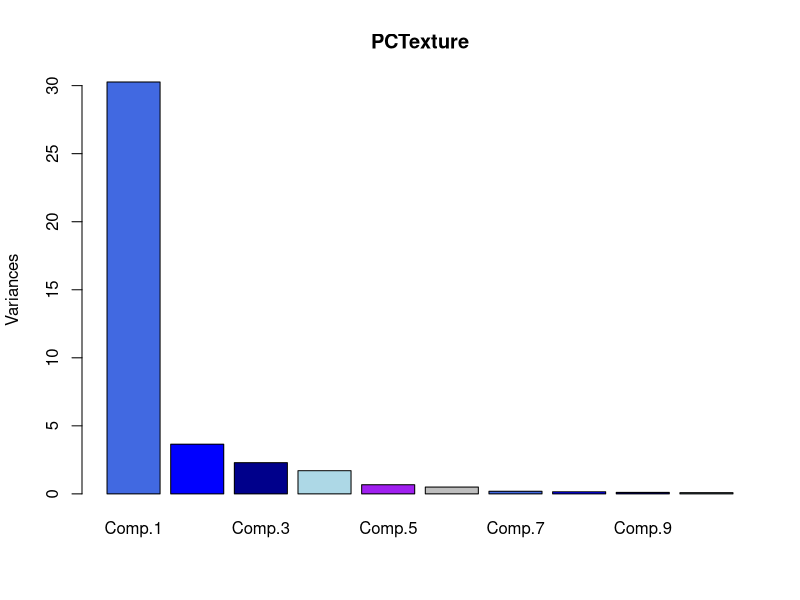
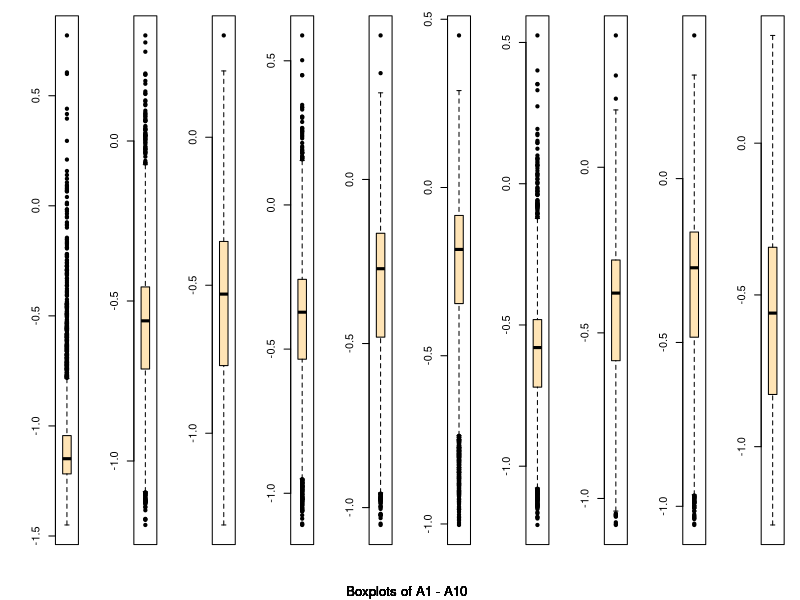
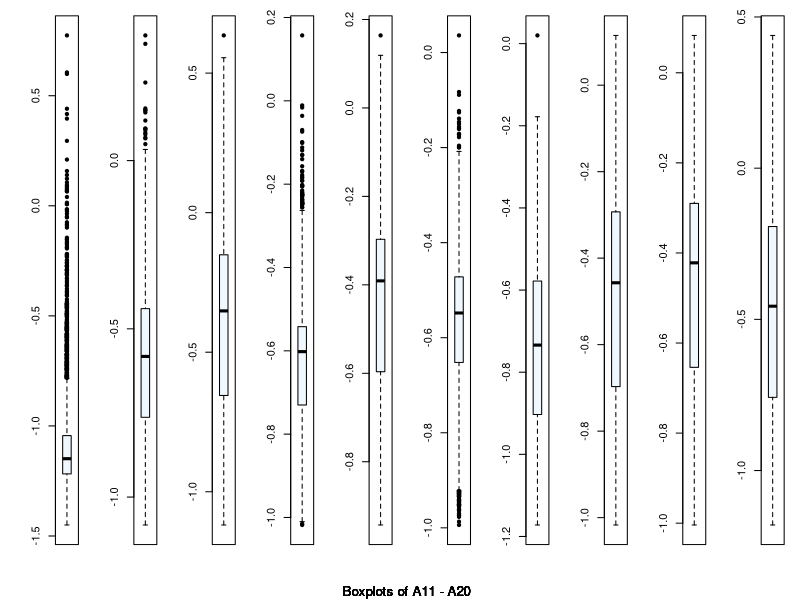
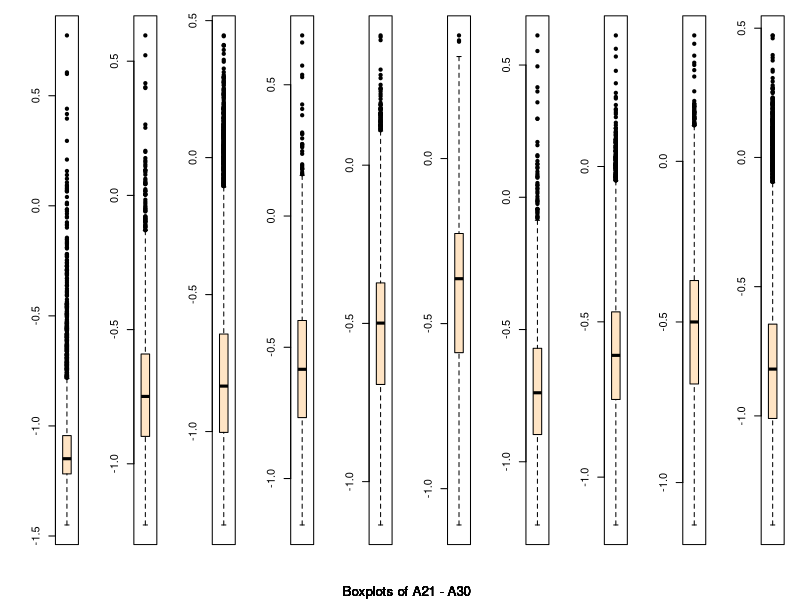
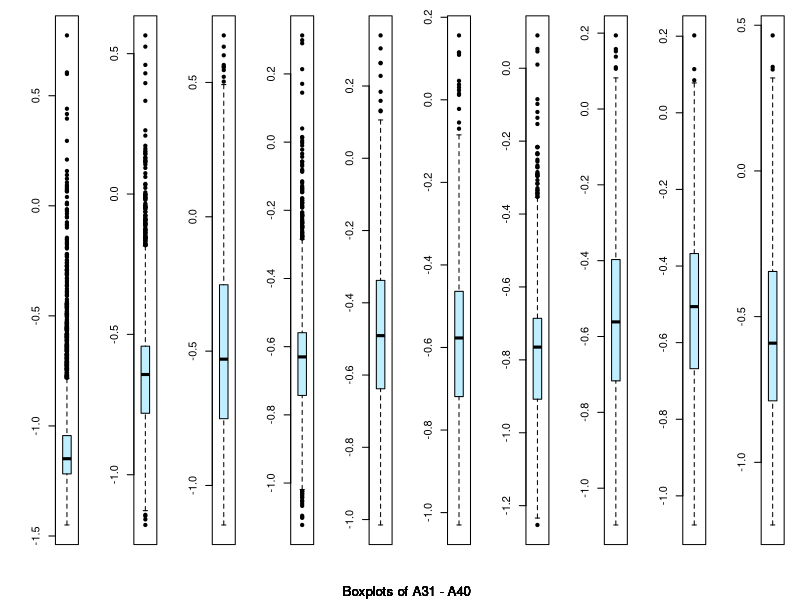

Recreate these plots in R, in order. (Note: this script raises an error after producing the figures.)
# Data Preparation and Exploratory Data Analysis
Texture <- read.csv("Texture.csv")
TexturePred <- Texture[,-41]
TextureClass <- Texture[,41]
PCTexture <- princomp(TexturePred, cor=T)
screeplot(PCTexture, col=c("royal blue","blue","dark blue","light blue", "purple","grey"))
summary(PCTexture)
par(mfrow=c(1,10), oma = c(1,1,0,0) + 0.1, mar = c(3,3,1,1) + 0.1)
for (i in 1:10) {
  boxplot(TexturePred[,i], pch=19, col="moccasin")
  mtext("Boxplots of A1 - A10", cex=0.8, side=1, line=0, outer=T)
}
for (i in 11:20) {
  boxplot(TexturePred[,i], pch=19, col="aliceblue")
  mtext("Boxplots of A11 - A20", cex=0.8, side=1, line=0, outer=T)
}
for (i in 21:30) {
  boxplot(TexturePred[,i], pch=19, col="bisque1")
  mtext("Boxplots of A21 - A30", cex=0.8, side=1, line=0, outer=T)
}
for (i in 31:40) {
  boxplot(TexturePred[,i], pch=19, col="lightblue1")
  mtext("Boxplots of A31 - A40", cex=0.8, side=1, line=0, outer=T)
}

DescTex <- describe(TexturePred)
Qm <- matrix(0, nrow(DescTex), 3)
DescTex <- cbind(DescTex, Qm)
for (i in 1:nrow(DescTex)){
  DescTex[i,14] <- quantile(TexturePred[,i], 0.25)
  DescTex[i,15] <- quantile(TexturePred[,i], 0.75)
  DescTex[i,16] <- DescTex[i,15]-DescTex[i,14]
}
write.csv(DescTex, "DescTex.csv")

######### Outlier rejection ##############

limoutL <- rep(0,40)
limoutU <- rep(0,40)
for (i in 1:40){
  t1 <- quantile(TexturePred[,i], 0.75)
  t2 <- quantile(TexturePred[,i], 0.25)
  t3 <- IQR(TexturePred[,i])
  limoutU[i] <- t1 + 3*t3
  limoutL[i] <- t2 - 3*t3
}
TxPrdIndexU <- matrix(0, 5500, 40)
TxPrdIndexL <- matrix(0, 5500, 40)
for (i in 1:5500)
  for (j in 1:40){
    if (TexturePred[i,j] > limoutU[j]) TxPrdIndexU[i,j] <- 1
    if (TexturePred[i,j] < limoutL[j]) TxPrdIndexL[i,j] <- 1
  }
TxIndU <- apply(TxPrdIndexU, 1, sum)
TxIndL <- apply(TxPrdIndexL, 1, sum)
TxInd <- TxIndU + TxIndL
TxPrdTemp <- cbind(TxInd, TexturePred)

Indexes <- rep(0, 128)
j <- 1
for (i in 1:5500){
  if (TxInd[i] > 0) {Indexes[j]<- i
                     j <- j + 1}
  else j <- j
}
TxPredLib <- TexturePred[-Indexes,]  # Inside of Q3+3IQR Predictors
TxClassLib <- TextureClass[-Indexes]  # Inside of Q3+3IQR the class column

############ Correlation #############
TexturePredCor <- cor(TxPredLib)
write.csv(TexturePredCor, "CorrTex.csv")

# Principal Component Analysis
PCTexture <- prcomp(TxPredLib, scale=T)
print(PCTexture)
summary(PCTexture)

par(mfrow=c(1,1), oma = c(1,1,0,0) + 0.1, mar = c(3,3,1,1) + 0.1)
plot(PCTexture, type="line", col=c("dark blue"), main="", pch=19) ## Scree plot
mtext("Screeplot of Texture", side=1, line=3, cex=0.8)

biplot(PCTexture, pch=19, cex=0.6, col=c("olivedrab1", "blue"))
TextureScore <- PCTexture$x[,1:8]
TextureMasterPCScore <- cbind(TextureScore, TxClassLib)

# Used for model fitting and 10-fold cross-validation
# Cross-Validation
########### Creating Cross-validation Dataset  ###########################
CVInd <- sample.int(5372, 5372, replace=FALSE)
CVInds <- CVInd[1:4833]
dim(CVInds) <- c(537,9)
CVInds10 <- CVInd[4834:5372]

TXTrain1 <- TextureMasterPCScore[-CVInds[,1],] # Training Set 1
TXTest1  <- TextureMasterPCScore[CVInds[,1],]  # Test Set 1

TXTrain2 <- TextureMasterPCScore[-CVInds[,2],] # Training Set 2
TXTest2  <- TextureMasterPCScore[CVInds[,2],]  # Test Set 2

TXTrain3 <- TextureMasterPCScore[-CVInds[,3],] # Training Set 3
TXTest3 <- TextureMasterPCScore[CVInds[,3],]  # Test Set 3

TXTrain4<- TextureMasterPCScore[-CVInds[,4],] # Training Set 4
TXTest4 <- TextureMasterPCScore[CVInds[,4],]  # Test Set 4

TXTrain5<- TextureMasterPCScore[-CVInds[,5],] # Training Set 5
TXTest5 <- TextureMasterPCScore[CVInds[,5],]  # Test Set 5

TXTrain6<- TextureMasterPCScore[-CVInds[,6],] # Training Set 6
TXTest6 <- TextureMasterPCScore[CVInds[,6],]  # Test Set 6

TXTrain7<- TextureMasterPCScore[-CVInds[,7],] # Training Set 7
TXTest7 <- TextureMasterPCScore[CVInds[,7],]  # Test Set 7

TXTrain8 <- TextureMasterPCScore[-CVInds[,8],] # Training Set 8
TXTest8 <- TextureMasterPCScore[CVInds[,8],]  # Test Set 8

TXTrain9 <- TextureMasterPCScore[-CVInds[,9],] # Training Set 9
TXTest9 <- TextureMasterPCScore[CVInds[,9],]  # Test Set 9

TXTrain10 <- TextureMasterPCScore[-CVInds10,] # Training Set 10
TXTest10  <- TextureMasterPCScore[CVInds10,]  # Test Set 10

TextureMasterPCScore <- as.data.frame(TextureMasterPCScore)

TextureMasterPCScore$TxClassLib <- as.factor(TextureMasterPCScore$TxClassLib)
prop.table(table(TextureMasterPCScore$TxClassLib))
prop.table(table(TXTrain1$TxClassLib))
prop.table(table(TXTrain2$TxClassLib))
prop.table(table(TXTrain3$TxClassLib))
prop.table(table(TXTrain4$TxClassLib))
prop.table(table(TXTrain5$TxClassLib))
prop.table(table(TXTrain6$TxClassLib))
prop.table(table(TXTrain7$TxClassLib))
prop.table(table(TXTrain8$TxClassLib))
prop.table(table(TXTrain9$TxClassLib))
prop.table(table(TXTrain10$TxClassLib))

# Discriminant Analysis

ldafit4 <-lda(TxClassLib ~ ., data=TXTrain4)
# ldafit4

lda.pred4 <- predict(ldafit4, data=TXTrain4)
tab4 <- table(lda.pred4$class, TXTrain4$TxClassLib)
propmisTrain4 <- 1 - tr(tab4)/length(lda.pred4$class)
cat("Proportion of Misclassification in Training Set 4:", propmisTrain4)

lda.Testpred4 <- predict(ldafit4, TXTest4)
testtab4 <- table(lda.Testpred4$class, TXTest4$TxClassLib)
propmisTest4 <- 1-tr(testtab4)/length(lda.Testpred4$class)
cat("Proportion of Misclassification in Test Set 4:", propmisTest4)

# Tree Based Algorithms
TXTrain1$TxClassLib <- as.factor(TXTrain1$TxClassLib)
TXTrainTree1 <- tree(TxClassLib ~ ., data=TXTrain1, method="class")

plot(TXTrainTree1, col="dark red")
text(TXTrainTree1, pretty=0, cex=0.6, col="dark red")
mtext("Decision Tree (Unpruned) for Training Set 1", side=3, line = 2, cex=0.8, col="dark red")

m <- misclass.tree(TXTrainTree1)
propmisTrain1 <- m / length(TXTrainTree1$y)
cat("Proportion of Misclassification in Training Set 1:", propmisTrain1)

TXTest1Treefit1 <- predict(TXTrainTree1, TXTest1, type="class")
Tab1 <- table(TXTest1Treefit1, TXTest1$TxClassLib)

propmisTest1 <- 1-tr(Tab1)/length(TXTest1Treefit1)
cat("Proportion of Misclassification in Test Set 1 =", propmisTest1)

TXTrainPruneTree1 <- prune.misclass(TXTrainTree1, best=20)
m <- misclass.tree(TXTrainPruneTree1)
m / length(TXTrainPruneTree1$y)

plot(TXTrainPruneTree1, col="dark red")
text(TXTrainPruneTree1, pretty=0, cex=0.6, col="dark red")
mtext("Decision Tree for Training Set 1", side=3, line = 2, cex=0.8, col="dark red")

TXTest1PruneTreefit1 <- predict(TXTrainPruneTree1, TXTest1, type="class")
Tab1 <- table(TXTest1PruneTreefit1, TXTest1$TxClassLib)

propmisTest1 <- 1-tr(Tab1)/length(TXTest1PruneTreefit1)
cat("Proportion of Misclassification in Test Set 1 =", propmisTest1)

################### Random Forest ###################

TXTrainRF1 <- randomForest(TXTrain1[,1:8],TXTrain1[,9], ntree=100, importance=T, proximity=T)
# TXTrainRF1 <- randomForest(TXTrain1[,1:8],TXTrain1[,9], xtest=TXTest1[,1:8], ytest=TXTest1[,9], ntree=100, importance=T, proximity=T)
plot(TXTrainRF1, main="OOB Error Rate: Set 1", cex=0.4)
TXTrainRF1
varImpPlot(TXTrainRF1,  pch=19, col="dark red", main="Variable Importance: Set 1", cex=0.8)